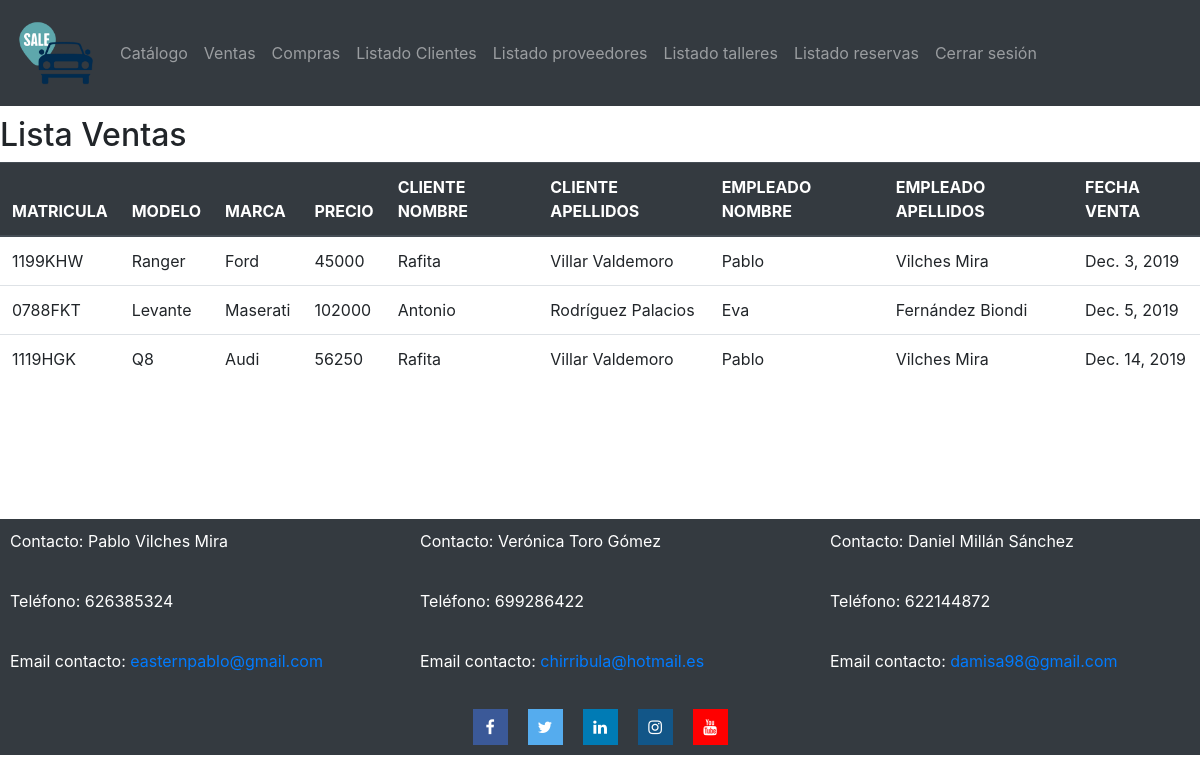
Before: /listar/ventas/ (signed in) with the older database file.
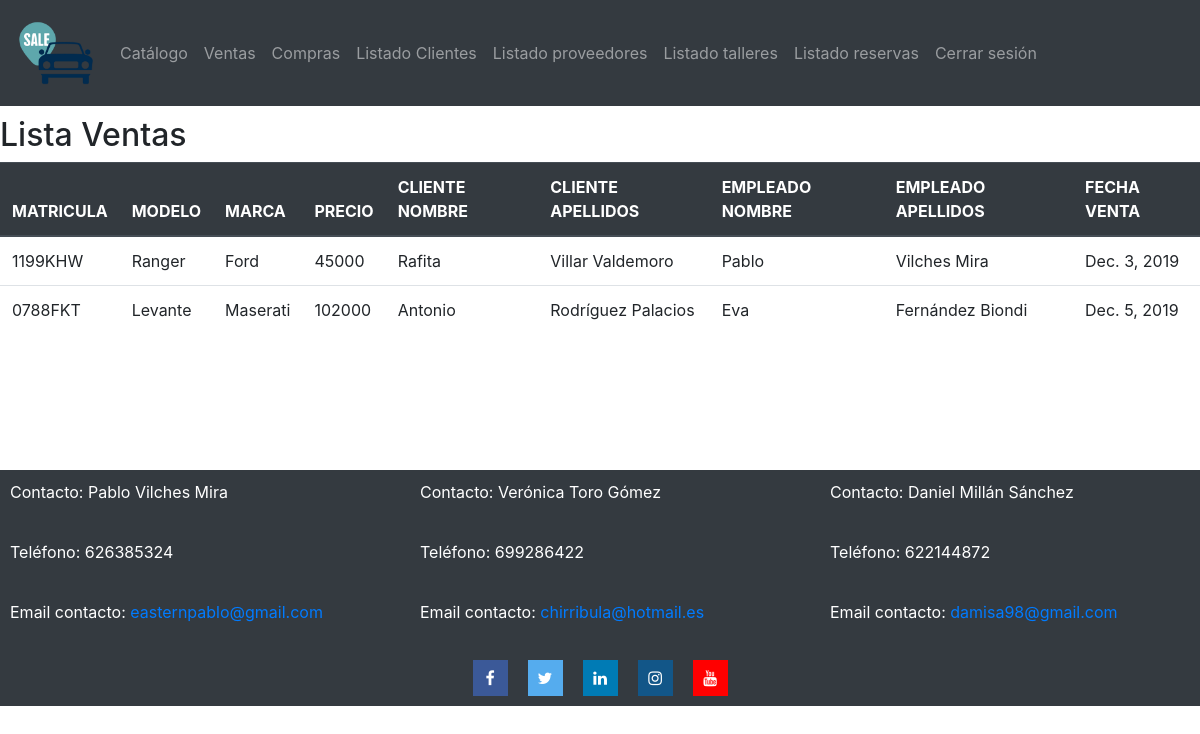
After: the same page with the newer database file.
### catalogo/models.py (models this page shows, shortened)
class Venta(models.Model):
    venta_id = models.AutoField(primary_key=True)
    coche_id = models.ForeignKey('Coche', on_delete=models.CASCADE)
    cliente_id = models.ForeignKey('Cliente', on_delete=models.CASCADE)
    empleado_id = models.ForeignKey('Empleado', on_delete=models.CASCADE)
    fecha = models.DateField(auto_now_add=True)

class Coche(models.Model):
    coche_id = models.AutoField(primary_key=True)
    marca_id = models.ForeignKey('Marca', on_delete=models.CASCADE)
    matricula = models.CharField(max_length=7)
    modelo = models.CharField(max_length=50)
    kilometros = models.IntegerField(validators=[MinValueValidator(500)])
    color = models.CharField(max_length=50)
    motor = models.CharField(max_length=50) # Ej: Diesel, Gasolina, Electrico,...
    tipo = models.CharField(max_length=50)  # Ej: Turismo, Monovolumen, TodoTerreno,...
    caballos = models.IntegerField(validators=[MinValueValidator(60)])
    cilindradas = models.IntegerField()
    precio = models.IntegerField(validators=[MinValueValidator(1000)])
    vendido = models.BooleanField(default=False)
    imagen = models.ImageField(upload_to="imagenes/Coches/")

class Marca(models.Model):
    nombre = models.CharField(max_length=50, primary_key=True)
    imagen = models.ImageField(null=True, upload_to="imagenes/Marcas/")
    taller_id = models.ForeignKey('Taller',on_delete=models.SET_NULL, null=True)

class Cliente(models.Model):
    cliente_id =  models.AutoField(primary_key=True)
    dni = models.CharField(max_length=9)
    nombre = models.CharField(max_length=50)
    apellidos = models.CharField(max_length=50)
    telefono = models.CharField(max_length=9)
    direccion = models.CharField(max_length=100)
    email = models.EmailField(max_length=50)
    usuario = models.ForeignKey(User, on_delete=models.CASCADE, null=True)

class Empleado(models.Model):
    empleado_id = models.AutoField(primary_key=True)
    dni = models.CharField(max_length=9)
    nombre = models.CharField(max_length=50)
    apellidos = models.CharField(max_length=50)                 #son iguales, se puede usar la misma??
    telefono = models.CharField(max_length=9)
    direccion = models.CharField(max_length=100)
    email = models.EmailField(max_length=50)
    usuario = models.ForeignKey(User, on_delete=models.CASCADE, null=True)
    puesto = models.CharField(max_length=50)

### catalogo/views.py (the view)
# urls.py: path("listar/ventas/", views.listar_ventas, name="Listado ventas - Concesionario"),
@login_required(login_url="/concesionario/login")
def listar_ventas(request):
    ventas = Venta.objects.all()
    return render(request, "listar_ventas.html",{"ventas":ventas})

### catalogo/templates/listar_ventas.html (shortened to what this page needs)
{% extends "base.html" %}
{% block content %}
<h2>Lista Ventas</h2>
<table class="table">
    <thead class="thead-dark">
      <tr>
        <th>MATRICULA</th>
        <th>MODELO</th>
        <th>MARCA</th>
        <th>PRECIO</th>
        <th>CLIENTE NOMBRE</th>
        <th>CLIENTE APELLIDOS</th>
        <th>EMPLEADO NOMBRE</th>
        <th>EMPLEADO APELLIDOS</th>
        <th>FECHA VENTA</th>
      </tr>
    </thead>
    <tbody>
        {% for venta in ventas %}
        <tr>
            <td>{{venta.coche_id.matricula}}</td>
            <td>{{venta.coche_id.modelo}}</td>
            <td>{{venta.coche_id.marca_id.nombre}}</td>
            <td>{{venta.coche_id.precio}}</td>
            <td>{{venta.cliente_id.nombre}}</td>
            <td>{{venta.cliente_id.apellidos}}</td>
            <td>{{venta.empleado_id.nombre}}</td>
            <td>{{venta.empleado_id.apellidos}}</td>
            <td>{{venta.fecha}}</td>
        </tr>
        {% endfor %}
    </tbody>
</table>
{% endblock %}

Changed rows visible on the page:
removed Venta: coche_id.matricula "1119HGK", coche_id.modelo "Q8", coche_id.marca_id.nombre "Audi", coche_id.precio "56250", cliente_id.nombre "Rafita", cliente_id.apellidos "Villar Valdemoro", empleado_id.nombre "Pablo", empleado_id.apellidos "Vilches Mira", fecha "Dec. 14, 2019"
